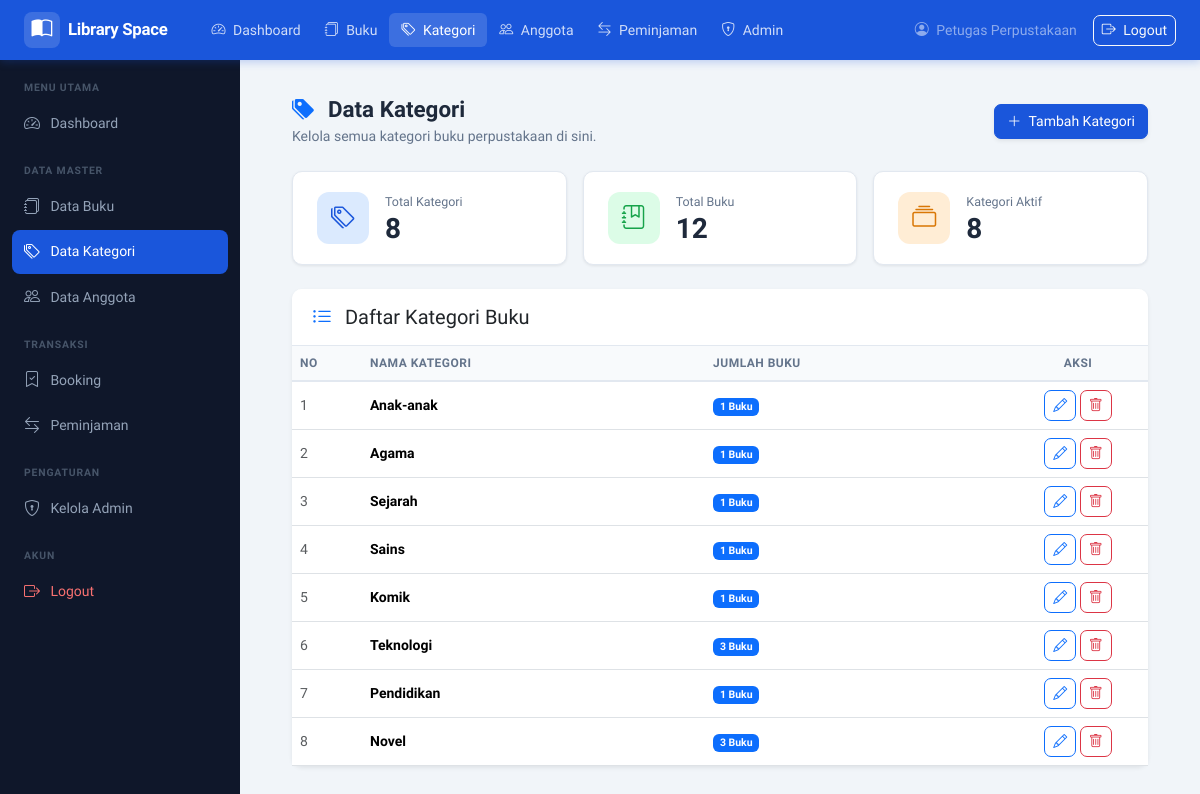
The app's page /pages/kategori/index.php (signed in), older data.
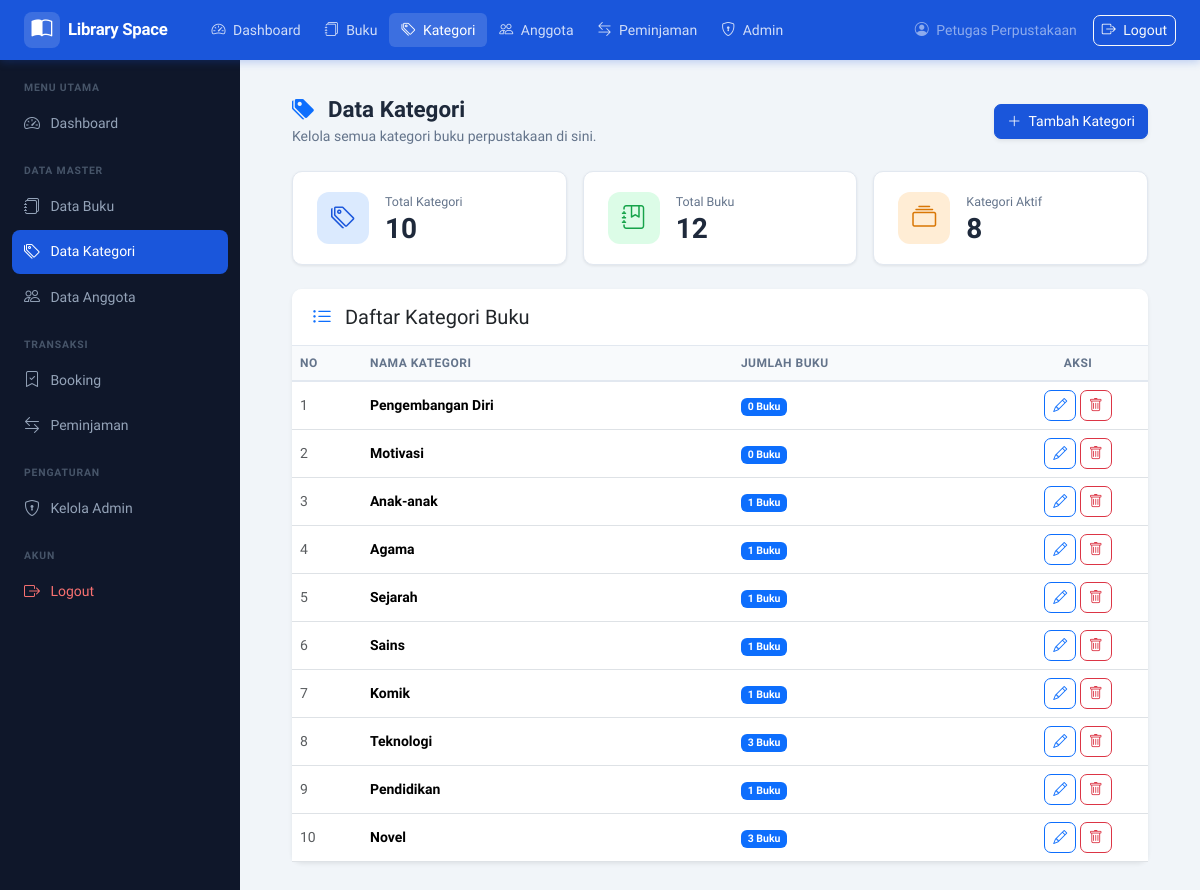
The same page, newer data.
### tables this page shows
CREATE TABLE kategori (
  id_kategori    INT AUTO_INCREMENT PRIMARY KEY,
  nama_kategori  VARCHAR(100) NOT NULL
);

### pages/kategori/index.php (the view, shortened to what the changed rows need)
<?php
require_once __DIR__ . '/../../config/koneksi.php';
require_once __DIR__ . '/../../includes/header.php';
$query = mysqli_query($koneksi, "
SELECT k.*,
COUNT(b.id_buku) as jumlah_buku
FROM kategori k
LEFT JOIN buku b
ON k.id_kategori = b.id_kategori
GROUP BY k.id_kategori
ORDER BY k.id_kategori DESC
");
?>
<div class="d-flex">
    <div class="main-wrapper flex-grow-1">
        <div class="pt-2 px-4">
            <div class="page-header d-flex justify-content-between align-items-center mb-4">
                <div>
                    <h1>
                        <i class="bi bi-tags-fill me-2 text-primary"></i>
                        Data Kategori
                    </h1>
                </div>
            </div>
            <div class="row g-3 mb-4">
                <div class="col-md-4">
                    <div class="stat-card">
                        <div>
                            <div class="stat-label">Total Kategori</div>
                            <div class="stat-value">
                                <?=
                                mysqli_fetch_row(
                                    mysqli_query($koneksi, "SELECT COUNT(*) FROM kategori")
                                )[0];
                                ?>
                            </div>
                        </div>
                    </div>
                </div>
            </div>
            <div class="card shadow-sm border-0">
                <div class="card-body p-0">
                    <div class="table-responsive">
                        <table class="table table-hover align-middle mb-0">
                            <thead class="table-light">
                                <tr>
                                    <th width="70">No</th>
                                    <th>Nama Kategori</th>
                                    <th>Jumlah Buku</th>
                                    <th width="140" class="text-center">Aksi</th>
                                </tr>
                            </thead>
                            <tbody>
                                <?php
                                if (mysqli_num_rows($query) > 0):
                                    $no = 1;
                                    while ($row = mysqli_fetch_assoc($query)):
                                ?>
                                    <tr>
                                        <td class="text-muted"><?= $no++ ?></td>
                                        <td>
                                            <div class="fw-semibold">
                                                <?= htmlspecialchars($row['nama_kategori']) ?>
                                            </div>
                                        </td>
                                        <td>
                                            <span class="badge bg-primary">
                                                <?= $row['jumlah_buku'] ?> Buku
                                            </span>
                                        </td>
                                        <td class="text-center">
                                            <?php if (($_SESSION['role'] ?? 'admin') === 'admin'): ?>
                                                <a href="edit.php?id=<?= $row['id_kategori'] ?>"
                                                    class="btn btn-sm btn-outline-primary"
                                                    title="Edit">
                                                    <i class="bi bi-pencil"></i>
                                                </a>
                                                <a href="hapus.php?id=<?= $row['id_kategori'] ?>"
                                                    class="btn btn-sm btn-outline-danger"
                                                    onclick="return confirm('Hapus kategori ini?')"
                                                    title="Hapus">
                                                    <i class="bi bi-trash"></i>
                                                </a>
                                            <?php else: ?>
                                                <span class="text-muted">-</span>
                                            <?php endif; ?>
                                        </td>
                                    </tr>
                                <?php
                                    endwhile;
                                endif; ?>
                            </tbody>
                        </table>
                    </div>
                </div>
            </div>
        </div>
    </div>
</div>
<?php require_once __DIR__ . '/../../includes/footer.php'; ?>

Row changes from the older to the newer data that the page shows:
added kategori: nama_kategori "Pengembangan Diri", jumlah_buku "0"
added kategori: nama_kategori "Motivasi", jumlah_buku "0"
Text that changed along with them:
text no longer shown: "8"
text now shown: "10"
